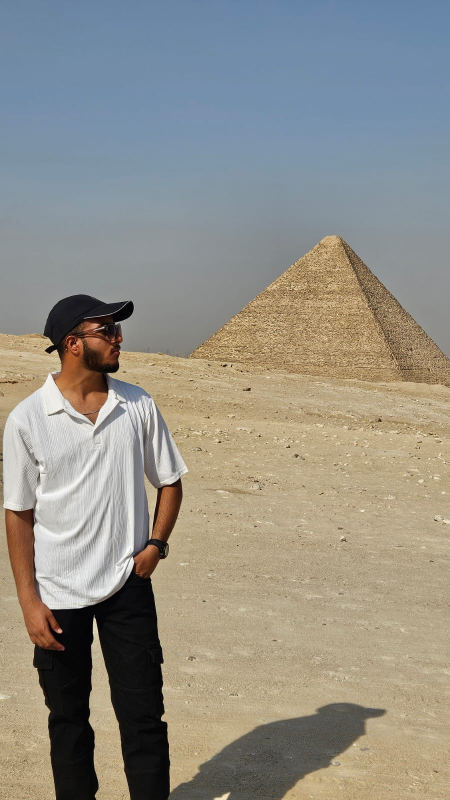
#> input picture data/photo1.jpg, 900 x 1600 px, found by its file name (shown at 1/2 size)
$ python task3_object_recognition.py --image data/photo1.jpg --image2 data/photo2.jpg
#> lines starting #> are read from the running program, lines starting #| are printed output that depends on the picture; after the words box and inside, x2 and y2 are one past the last pixel; in counts of white or black regions, pixels touching at a corner belong together
### src/cv_utils.py
"""
Shared helpers for the CCA-3 Computer Vision assignment.

Every task script imports this module, so image loading, output saving, figure
generation and the markdown result tables stay consistent across the four
tasks.

The synthetic stand-in generators at the bottom exist only so the pipeline can
be run before the real photograph and video are placed in ``data/``. The
submitted results use the real media.
"""

from __future__ import annotations

from pathlib import Path

import cv2
import matplotlib
import numpy as np

matplotlib.use("Agg")  # headless-safe: write figures to disk, never open a window
import matplotlib.pyplot as plt  # noqa: E402  (import after backend selection)

# --------------------------------------------------------------------------- #
# Project layout
# --------------------------------------------------------------------------- #

PROJECT_ROOT = Path(__file__).resolve().parents[1]
DATA_DIR = PROJECT_ROOT / "data"
OUTPUT_DIR = PROJECT_ROOT / "outputs"

#: Default names the task scripts look for inside ``cv-assignment/data``.
DEFAULT_PHOTO = DATA_DIR / "photo1.jpg"
DEFAULT_PHOTO_2 = DATA_DIR / "photo2.jpg"
DEFAULT_VIDEO = DATA_DIR / "video.mp4"

#: Extensions tried when the default file name is not present.
PHOTO_EXTENSIONS = (".jpg", ".jpeg", ".png", ".bmp", ".tif", ".tiff", ".webp")
VIDEO_EXTENSIONS = (".mp4", ".mov", ".avi", ".mkv", ".m4v", ".webm")


# --------------------------------------------------------------------------- #
# Small utilities
# --------------------------------------------------------------------------- #

def ensure_dir(path: Path) -> Path:
    """Create ``path`` (and parents) if needed and return it."""
    path = Path(path)
    path.mkdir(parents=True, exist_ok=True)
    return path


def display_path(path: Path) -> str:
    """Format ``path`` for the console, relative to the project when possible.

    ``relative_to`` raises for a path outside the project, which an ``--outdir``
    elsewhere legitimately is, so fall back to the absolute path.
    """
    path = Path(path)
    try:
        return str(path.relative_to(PROJECT_ROOT))
    except ValueError:
        return str(path)


def banner(title: str) -> None:
    """Print a section header, matching the sections of the report."""
    line = "=" * 74
    print(f"\n{line}\n  {title}\n{line}")


def to_rgb(image: np.ndarray) -> np.ndarray:
    """Convert an OpenCV BGR (or grayscale) image to RGB for matplotlib."""
    if image.ndim == 2:
        return cv2.cvtColor(image, cv2.COLOR_GRAY2RGB)
    return cv2.cvtColor(image, cv2.COLOR_BGR2RGB)


def to_gray(image: np.ndarray) -> np.ndarray:
    """Return a single-channel uint8 version of ``image``."""
    if image.ndim == 2:
        return image
    return cv2.cvtColor(image, cv2.COLOR_BGR2GRAY)


def resize_max_width(image: np.ndarray, max_width: int) -> np.ndarray:
    """Downscale ``image`` so its width is at most ``max_width`` (aspect kept).

    A phone photograph is often 4000 px wide. Working at around 1000 px keeps
    the filters, SIFT and watershed fast at the same conclusions.
    """
    if max_width <= 0 or image.shape[1] <= max_width:
        return image
    scale = max_width / float(image.shape[1])
    new_size = (max_width, int(round(image.shape[0] * scale)))
    return cv2.resize(image, new_size, interpolation=cv2.INTER_AREA)


# --------------------------------------------------------------------------- #
# Image / video I/O
# --------------------------------------------------------------------------- #

def read_image(path: Path | str) -> np.ndarray:
    """Read an image as BGR uint8."""
#> called with path = 'data/photo1.jpg'
    path = Path(path)
    image = cv2.imread(str(path), cv2.IMREAD_COLOR)
#> image is the input picture: shape (1600, 900, 3); mean B, G, R 135.1, 143.8, 146.5
    if image is None:
        raise FileNotFoundError(
            f"Could not read image '{path}'. Check that the file exists and is a "
            f"supported format ({', '.join(PHOTO_EXTENSIONS)})."
        )
    return image


def save_image(out_dir: Path, name: str, image: np.ndarray) -> Path:
    """Write ``image`` into ``out_dir`` as a PNG and return the path."""
    out_dir = ensure_dir(out_dir)
    if not name.lower().endswith((".png", ".jpg", ".jpeg")):
        name = f"{name}.png"
    path = out_dir / name
    cv2.imwrite(str(path), image)
    print(f"  saved  {display_path(path)}")
    return path


def save_grid(
    images: list[np.ndarray],
    titles: list[str],
    out_path: Path,
    suptitle: str = "",
    cols: int = 3,
    fig_scale: float = 4.2,
) -> Path:
    """Save a labelled grid of images as a single comparison figure.

    One PNG per task section, for the comparison deliverables in the report.
    """
    out_path = Path(out_path)
    ensure_dir(out_path.parent)

    count = len(images)
    cols = max(1, min(cols, count))
    rows = int(np.ceil(count / cols))

    fig, axes = plt.subplots(
        rows, cols, figsize=(cols * fig_scale, rows * fig_scale * 0.85), squeeze=False
    )
    for index, ax in enumerate(axes.flat):
        ax.axis("off")
        if index >= count:
            continue
        image = images[index]
        if image.ndim == 2:
            ax.imshow(image, cmap="gray", vmin=0, vmax=255)
        else:
            ax.imshow(to_rgb(image))
        ax.set_title(titles[index], fontsize=10)

    if suptitle:
        fig.suptitle(suptitle, fontsize=13, fontweight="bold")
    fig.tight_layout()
    fig.savefig(out_path, dpi=130, bbox_inches="tight")
    plt.close(fig)
    print(f"  saved  {display_path(out_path)}")
    return out_path


# [44 lines left out: functions open_video, video_info, markdown_table, not called in this run]


def print_table(headers: list[str], rows: list[list]) -> None:
    """Print a markdown table to the console."""
    print(markdown_table(headers, rows))


# [10 lines left out: function write_results, not called in this run]


# --------------------------------------------------------------------------- #
# Synthetic stand-in media (development only)
# --------------------------------------------------------------------------- #

_SAMPLE_WARNING = (
    "!! No input file found, falling back to a synthetic sample image/video.\n"
    "!! For testing the pipeline only. Place the photograph and video in\n"
    "!! data/ and re-run before using the results."
)


# [119 lines left out: functions make_sample_photo, make_sample_photo_pair, make_sample_video, _first_existing, not called in this run]


def resolve_photo(
    explicit: str | None,
    default: Path = DEFAULT_PHOTO,
    allow_sample: bool = True,
    sample_seed: int = 7,
) -> tuple[np.ndarray, str, bool]:
    """Resolve the photograph to work on.

    Order of preference: the ``--image`` argument, the default name in
    ``data/``, any image in ``data/``, then optionally a synthetic stand-in.
    Returns ``(image, label, is_sample)``.
    """
    if explicit:
        return read_image(explicit), str(explicit), False
    if default.exists():
        return read_image(default), str(default), False

    found = _first_existing(DATA_DIR, PHOTO_EXTENSIONS)
    if found is not None:
        return read_image(found), str(found), False

    if not allow_sample:
        raise FileNotFoundError(
            f"No photograph found. Place a photo at '{default}' or pass "
            f"--image /path/to/photo.jpg"
        )
    print(_SAMPLE_WARNING)
    return make_sample_photo(seed=sample_seed), "synthetic sample photo", True


# [25 lines left out: function resolve_video, not called in this run]

### src/task3_object_recognition.py
#!/usr/bin/env python3
"""
Task 3 (Unit 5): Object Recognition with Viola-Jones and YOLO.

Part A - Viola-Jones
    1. Apply pretrained Haar cascade classifiers to the photographs.
    2. Show how the detections depend on the detector's scale and neighbour
       settings.

Part B - YOLO
    3. Apply a pretrained YOLO model and draw boxes, class labels and
       confidence scores.

Part C - Comparison
    4. Compare what the two detectors found on the same images.
    5. Identify the misses and the unsupported detections.

The Haar cascades are read from ``models/cascades``. The YOLO weights are
downloaded on first use and are not kept in the repository.

Usage
    python src/task3_object_recognition.py
    python src/task3_object_recognition.py --image data/photo1.jpg --image2 data/photo2.jpg
    python src/task3_object_recognition.py --conf 0.1 --scale-factor 1.05

All results are written to ``outputs/task3/`` together with ``results.md``,
which holds the detection tables and the comparison of the two detectors.
"""

from __future__ import annotations

import argparse
import time
from pathlib import Path

import cv2
import numpy as np

import cv_utils as cu

TASK_NAME = "Task 3 - Object Recognition with Viola-Jones and YOLO"

CASCADE_DIR = cu.PROJECT_ROOT / "models" / "cascades"

#: The pretrained cascades shipped with OpenCV that suit a photograph of a person.
CASCADE_FILES = {
    "frontal face": "haarcascade_frontalface_default.xml",
    "profile face": "haarcascade_profileface.xml",
    "upper body": "haarcascade_upperbody.xml",
    "full body": "haarcascade_fullbody.xml",
}

#: Drawing colours, from the palette used by the Task 2 chart (BGR for OpenCV).
COLORS = {
    "frontal face": (214, 120, 42),
    "profile face": (52, 104, 235),
    "upper body": (122, 175, 27),
    "full body": (0, 161, 237),
    "YOLO": (164, 123, 232),
}


# --------------------------------------------------------------------------- #
# Drawing
# --------------------------------------------------------------------------- #

def draw_detections(
    image: np.ndarray, detections: list[dict], thickness: int = 3
) -> np.ndarray:
    """Draw every detection as a labelled box on a copy of ``image``."""
    canvas = image.copy()
    scale = max(0.5, min(canvas.shape[:2]) / 1100.0)
    font = cv2.FONT_HERSHEY_SIMPLEX

    for detection in detections:
        x, y, w, h = detection["box"]
        color = COLORS.get(detection["source"], (0, 255, 0))
        cv2.rectangle(canvas, (x, y), (x + w, y + h), color, thickness)

        label = detection["label"]
        if detection["score"] is not None:
            label = f"{label} {detection['score']:.2f}"
        (text_w, text_h), baseline = cv2.getTextSize(label, font, scale, 2)

        # Put the caption inside the frame when the box sits at the top edge.
        top = y - text_h - baseline
        if top < 0:
            top = y + h
        cv2.rectangle(canvas, (x, top), (x + text_w + 6, top + text_h + baseline),
                      color, -1)
        cv2.putText(canvas, label, (x + 3, top + text_h), font, scale,
                    (255, 255, 255), 2, cv2.LINE_AA)
    return canvas


# --------------------------------------------------------------------------- #
# Part A: Viola-Jones
# --------------------------------------------------------------------------- #

def load_cascades(directory: Path) -> dict[str, cv2.CascadeClassifier]:
    """Load the pretrained cascades, falling back to the ones inside OpenCV.

    Some OpenCV wheels ship without the cascade XML files, so the project keeps
    its own copies and this falls back to the installed ones when present.
    """
    loaded: dict[str, cv2.CascadeClassifier] = {}
    for name, filename in CASCADE_FILES.items():
        path = directory / filename
        if not path.exists():
            path = Path(cv2.data.haarcascades) / filename
        if not path.exists():
            print(f"  missing cascade: {filename}")
            continue
        classifier = cv2.CascadeClassifier(str(path))
        if classifier.empty():
            print(f"  could not load: {filename}")
            continue
        loaded[name] = classifier

    if not loaded:
        raise FileNotFoundError(
            f"No Haar cascades found. Place the OpenCV cascade XML files in "
            f"'{directory}' (see the README)."
        )
    return loaded


def run_cascade(
    classifier: cv2.CascadeClassifier,
    gray: np.ndarray,
    name: str,
    scale_factor: float,
    min_neighbors: int,
    min_size: int,
) -> list[dict]:
    """Run one cascade over ``gray`` and return its detections.

    ``detectMultiScale3`` also returns the weight of the last cascade stage each
    detection passed. That value is reported as the score, with the caveat that
    it is a stage margin rather than a probability: it has no fixed range and
    cannot be compared against a YOLO confidence.
    """
    rects, _, weights = classifier.detectMultiScale3(
        gray,
        scaleFactor=scale_factor,
        minNeighbors=min_neighbors,
        minSize=(min_size, min_size),
        flags=cv2.CASCADE_SCALE_IMAGE,
        outputRejectLevels=True,
    )
    detections = []
    for index, (x, y, w, h) in enumerate(rects):
        weight = float(weights[index]) if len(weights) > index else None
        detections.append({
            "box": (int(x), int(y), int(w), int(h)),
            "label": name,
            "score": weight,
            "source": name,
        })
    return detections


def haar_detect(
    image: np.ndarray, cascades: dict, args: argparse.Namespace
) -> tuple[dict[str, list[dict]], float]:
    """Run every cascade over one image. Returns the detections and the runtime.

    The grayscale image is histogram-equalised first, which is the usual
    preparation for a Haar cascade: the features are intensity differences, so
    spreading the histogram makes them easier to clear on a bright or flat
    photograph.
    """
    gray = cv2.equalizeHist(cu.to_gray(image))
    start = time.perf_counter()
    per_cascade = {
        name: run_cascade(classifier, gray, name, args.scale_factor,
                          args.min_neighbors, args.min_size)
        for name, classifier in cascades.items()
    }
    elapsed = (time.perf_counter() - start) * 1000.0
    return per_cascade, elapsed


def parameter_sweep(
    image: np.ndarray,
    classifier: cv2.CascadeClassifier,
    name: str,
    settings: list[tuple[float, int]],
    min_size: int,
) -> list[tuple[str, np.ndarray, int]]:
    """Run one cascade at several scale and neighbour settings.

    A Haar cascade has no confidence to threshold after the fact, so the only
    control over how much it reports is in these two parameters, which is why
    they are worth showing side by side.
    """
    gray = cv2.equalizeHist(cu.to_gray(image))
    panels = []
    for scale_factor, min_neighbors in settings:
        detections = run_cascade(classifier, gray, name, scale_factor,
                                 min_neighbors, min_size)
        title = (f"scaleFactor={scale_factor:g}, minNeighbors={min_neighbors} "
                 f"({len(detections)})")
        panels.append({
            "setting": (scale_factor, min_neighbors),
            "title": title,
            "panel": draw_detections(image, detections),
            "detections": detections,
        })
    return panels


# --------------------------------------------------------------------------- #
# Part B: YOLO
# --------------------------------------------------------------------------- #

# [18 lines left out: function yolo_detect, not called in this run]


# --------------------------------------------------------------------------- #
# Part C: agreement between the two detectors
# --------------------------------------------------------------------------- #

#: Cascades that claim to find a face, as opposed to a whole body.
FACE_CASCADES = {"frontal face", "profile face"}


# [40 lines left out: functions head_region, containment, unsupported_detections, not called in this run]


# --------------------------------------------------------------------------- #
# Entry point
# --------------------------------------------------------------------------- #

def parse_args() -> argparse.Namespace:
    parser = argparse.ArgumentParser(
        description="Task 3 - object recognition with Haar cascades and YOLO.",
        formatter_class=argparse.ArgumentDefaultsHelpFormatter,
    )
    parser.add_argument("--image", help="first photograph (default: data/photo1.jpg)")
    parser.add_argument("--image2", help="second photograph (default: data/photo2.jpg)")
    parser.add_argument("--outdir", default=str(cu.OUTPUT_DIR / "task3"),
                        help="directory for all generated results")
    parser.add_argument("--max-width", type=int, default=1000,
                        help="downscale wider inputs to this width (0 disables)")
    parser.add_argument("--cascade-dir", default=str(CASCADE_DIR),
                        help="directory holding the Haar cascade XML files")
    parser.add_argument("--weights", default=str(cu.PROJECT_ROOT / "models" / "yolov8n.pt"),
                        help="YOLO weights (downloaded on first use)")
    parser.add_argument("--conf", type=float, default=0.25,
                        help="YOLO confidence threshold")
    parser.add_argument("--conf-sweep", type=float, nargs="*", default=[0.1, 0.25, 0.5],
                        help="confidence thresholds compared in one figure")
    parser.add_argument("--scale-factor", type=float, default=1.1,
                        help="image pyramid step of the Haar detector")
    parser.add_argument("--min-neighbors", type=int, default=5,
                        help="neighbouring detections required to keep a Haar box")
    parser.add_argument("--min-size", type=int, default=30,
                        help="smallest Haar detection in px")
    parser.add_argument("--head-fraction", type=float, default=0.2,
                        help="top share of a YOLO person box that counts as the head "
                             "when judging a face detection")
    parser.add_argument("--no-sample", action="store_true",
                        help="fail instead of falling back to a synthetic image")
    return parser.parse_args()


def main() -> None:
    args = parse_args()
    out_dir = cu.ensure_dir(Path(args.outdir))

    image1, label1, is_sample = cu.resolve_photo(args.image, allow_sample=not args.no_sample)
#> label1 = 'data/photo1.jpg'; is_sample = False
    label1 = cu.display_path(label1)
    image1 = cu.resize_max_width(image1, args.max_width)

    images = [(label1, image1)]
    second = args.image2 or (cu.DEFAULT_PHOTO_2 if cu.DEFAULT_PHOTO_2.exists() else None)
    if second is not None:
        images.append((cu.display_path(second),
                       cu.resize_max_width(cu.read_image(second), args.max_width)))
#> call 2 of read_image, with path = 'data/photo2.jpg'
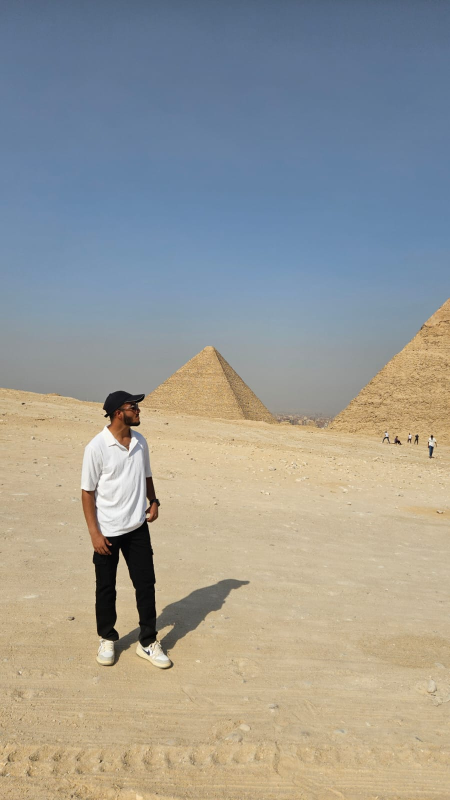
#> input picture data/photo2.jpg, 900 x 1600 px, found by its file name (shown at 1/2 size)
#> in read_image, image is the input picture: shape (1600, 900, 3); mean B, G, R 149, 154.6, 154.5

    cu.banner(TASK_NAME)
    for index, (label, image) in enumerate(images, start=1):
        print(f"  image {index} : {label}  ({image.shape[1]} x {image.shape[0]} px)")
#> this loop made 2 passes
#> (index, label) on passes 1 to 2: (1, 'data/photo1.jpg'), (2, 'data/photo2.jpg')
#> (printed output is left out)
    print(f"  outputs : {cu.display_path(out_dir)}")

    for index, (_, image) in enumerate(images, start=1):
        cu.save_image(out_dir, f"a{index:02d}_input_photo{index}", image)
#> this loop made 2 passes
#> (index, name in save_image) on passes 1 to 2: (1, 'a01_input_photo1.png'), (2, 'a02_input_photo2.png')
#> (printed output is left out)

    # ------------------------------------------------------------- Part A --
    cu.banner("PART A - VIOLA-JONES (HAAR CASCADES)")
    cascades = load_cascades(Path(args.cascade_dir))
    print(f"  cascades loaded: {', '.join(cascades)}")

    haar_results = []
    for index, (label, image) in enumerate(images, start=1):
        per_cascade, elapsed = haar_detect(image, cascades, args)
        flat = [d for detections in per_cascade.values() for d in detections]
        counts = {name: len(d) for name, d in per_cascade.items()}
        print(f"  {label}: {counts}, {elapsed:.0f} ms")

        cu.save_image(out_dir, f"b{index:02d}_haar_photo{index}",
                      draw_detections(image, flat))
        haar_results.append({
            "label": label, "image": image, "per_cascade": per_cascade,
            "detections": flat, "counts": counts, "ms": elapsed,
        })
#> this loop made 2 passes
#> (index, label, elapsed, scale in draw_detections, font in draw_detections, name in save_image) on pass 1: (1, 'data/photo1.jpg', 3976.7, 0.818, 0, 'b01_haar_photo1.png')
#> (printed output is left out)
#> pass 1, in haar_detect, `gray = cv2.equalizeHist(cu.to_gray(image))`:
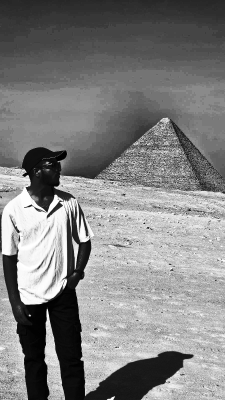
#> gray: shape (1600, 900) (shown at 1/4 size); min 0, max 255, mean 129.3
#> pass 1, in save_image (call 3), `cv2.imwrite(str(path), image)`:
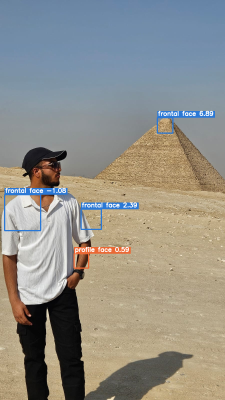
#> saved as b01_haar_photo1.png: shape (1600, 900, 3) (shown at 1/4 size); mean B, G, R 136.6, 143.9, 145.6
#> pass 2, in haar_detect (call 2), `gray = cv2.equalizeHist(cu.to_gray(image))`:
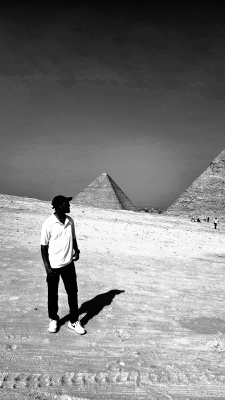
#> gray: shape (1600, 900) (shown at 1/4 size); min 0, max 255, mean 128.9
#> after the loop, haar_results = 2 items

    # Each cascade on the first photograph, so the report can show which of the
    # four responds to a person seen from this angle.
    first = haar_results[0]
#> first = 6 items
    cu.save_grid(
        [draw_detections(first["image"], first["per_cascade"][name]) for name in cascades],
        [f"{name} ({len(first['per_cascade'][name])})" for name in cascades],
        out_dir / "b03_haar_cascade_comparison.png",
        suptitle="Task 3A - Each pretrained cascade on the same photograph",
        cols=4,
        fig_scale=5.0,
    )
#> call 3 of draw_detections, with thickness = 3
#> after the loop in draw_detections (call 3), `for detection in detections:`:
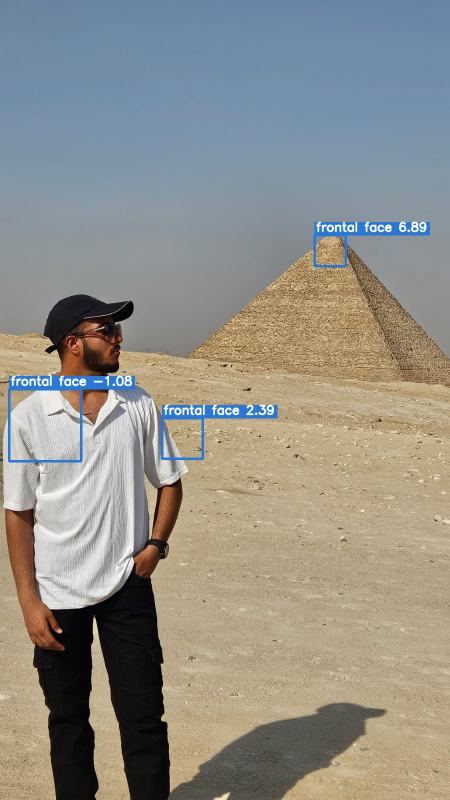
#> canvas: shape (1600, 900, 3) (shown at 1/2 size); 1.68% of pixels changed, all inside (x1, y1, x2, y2) = (16, 443, 860, 925)
#> call 4 of draw_detections, with thickness = 3
#> the loop in draw_detections (call 4), `for detection in detections:` made 1 pass
#> (x, y, w, h, color, text_w, text_h) on pass 1: (296, 1014, 58, 58, (52, 104, 235), 220, 18)
#> after the loop in draw_detections (call 4), `for detection in detections:`:
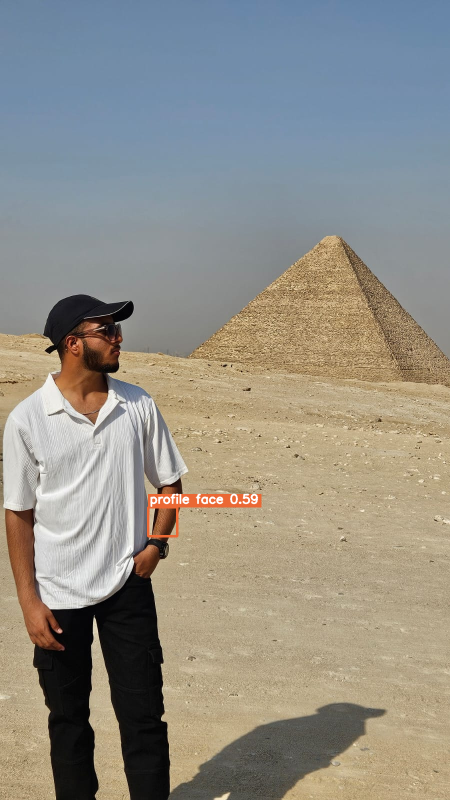
#> canvas: shape (1600, 900, 3) (shown at 1/2 size); 0.5% of pixels changed, all inside (x1, y1, x2, y2) = (294, 987, 523, 1075)
#> (the rest of the program and of its run is left out)
